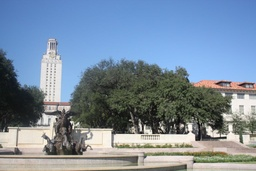
//> input picture Lec08/stitchingL.jpg, 256 x 171 px, shrunk from 1024 x 683 before the run
$ ./SIFT-skeleton   (built with g++ and OpenCV 4, older OpenCV classes emulated)
//> lines starting //> are read from the running program, lines starting //| are printed output that depends on the picture; after the words box and inside, x2 and y2 are one past the last pixel; in counts of white or black regions, pixels touching at a corner belong together
#include <opencv2/opencv.hpp>
#include <opencv2/nonfree/nonfree.hpp>
#include <iostream>
#include <vector>
#include <cmath>

#define RATIO_THR 0.4

using namespace std;
using namespace cv;

double euclidDistance(Mat& vec1, Mat& vec2);
pair<int, double> nearestNeighbor(Mat& vec, vector<KeyPoint>& keypoints, Mat& descriptors);
void findPairs(vector<KeyPoint>& keypoints1, Mat& descriptors1, vector<KeyPoint>& keypoints2, Mat& descriptors2, vector<Point2f>& srcPoints, vector<Point2f>& dstPoints, bool crossCheck, bool ratio_threshold);

int main() {

	Mat input1 = imread("stitchingL.jpg", CV_LOAD_IMAGE_COLOR);
//> input1 is the input picture: 171 rows x 256 cols, CV_8UC3; mean B, G, R 159, 140, 121.8
	Mat input2 = imread("stitchingR.jpg", CV_LOAD_IMAGE_COLOR);
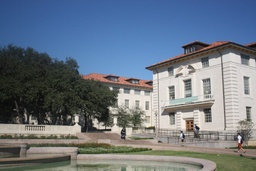
//> input picture Lec08/stitchingR.jpg, 256 x 171 px, shrunk from 1024 x 683 before the run
//> input2 is the input picture: 171 rows x 256 cols, CV_8UC3; mean B, G, R 132, 118.9, 107.8
	Mat input1_gray, input2_gray;

	if (!input1.data || !input2.data)
	{
		std::cout << "Could not open" << std::endl;
		return -1;
	}

	//resize(input1, input1, Size(input1.cols / 2, input1.rows / 2));
	//resize(input2, input2, Size(input2.cols / 2, input2.rows / 2));

	cvtColor(input1, input1_gray, CV_RGB2GRAY);
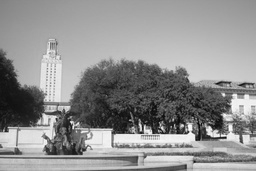
//> input1_gray: 171 rows x 256 cols, CV_8UC1; min 5, max 254, mean 143.6
	cvtColor(input2, input2_gray, CV_RGB2GRAY);
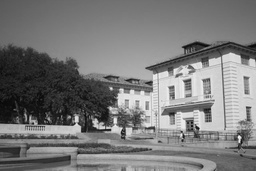
//> input2_gray: 171 rows x 256 cols, CV_8UC1; min 4, max 245, mean 121.5

	FeatureDetector* detector = new SiftFeatureDetector(
		0,		// nFeatures
		4,		// nOctaveLayers
		0.04,	// contrastThreshold
		10,		// edgeThreshold
		1.6		// sigma
	);

	DescriptorExtractor* extractor = new SiftDescriptorExtractor();

	// Create a image for displaying mathing keypoints
	Size size = input2.size();
//> size = Size(256, 171)
	Size sz = Size(size.width + input1_gray.size().width, max(size.height, input1_gray.size().height));
//> sz = Size(512, 171)
	Mat matchingImage = Mat::zeros(sz, CV_8UC3);

	input1.copyTo(matchingImage(Rect(size.width, 0, input1_gray.size().width, input1_gray.size().height)));
	input2.copyTo(matchingImage(Rect(0, 0, size.width, size.height)));
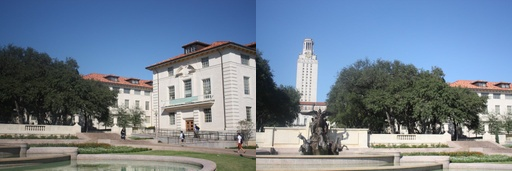
//> matchingImage: 171 rows x 512 cols, CV_8UC3; mean B, G, R 145.5, 129.4, 114.8

	// Compute keypoints and descriptor from the source image in advance
	vector<KeyPoint> keypoints1;
	Mat descriptors1;

	detector->detect(input1_gray, keypoints1);
//> keypoints1 = 438 keypoints; strongest (x, y, size): (225, 138, 1.8), (182, 125, 2.4), (71, 122, 1.9), (162, 128, 1.9)
	extractor->compute(input1_gray, keypoints1, descriptors1);
	printf("input1 : %d keypoints are found.\n", (int)keypoints1.size());
//| input1 : 438 keypoints are found.

	vector<KeyPoint> keypoints2;
	Mat descriptors2;

	// Detect keypoints
	detector->detect(input2_gray, keypoints2);
//> keypoints2 = 425 keypoints; strongest (x, y, size): (197, 128, 2.2), (111, 88, 2), (76, 118, 3.6), (115, 120, 3.2)
	extractor->compute(input2_gray, keypoints2, descriptors2);

	printf("input2 : %zd keypoints are found.\n", keypoints2.size());
//| input2 : 425 keypoints are found.

	for (int i = 0; i < keypoints1.size(); i++) {
		KeyPoint kp = keypoints1[i];
		circle(matchingImage, kp.pt, cvRound(kp.size*0.25), Scalar(255, 255, 0), 1, 8, 0);
	}
//> this loop made 438 passes
//> kp on passes 1 to 3: keypoint at (6.2, 130.8), size 2.2, keypoint at (6.4, 130.7), size 2.5, keypoint at (6.4, 130.7), size 2.5
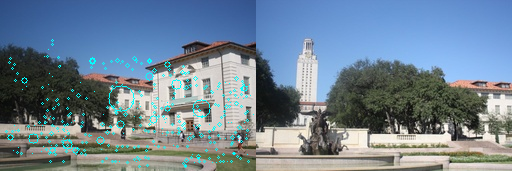
//> matchingImage: 171 rows x 512 cols, CV_8UC3; 1.8% of pixels changed, all inside (x1, y1, x2, y2) = (5, 39, 254, 168)

	for (int i = 0; i < keypoints2.size(); i++) {
		KeyPoint kp = keypoints2[i];
		circle(matchingImage, kp.pt, cvRound(kp.size*0.25), Scalar(255, 255, 0), 1, 8, 0);
	}
//> this loop made 425 passes
//> kp on passes 1 to 3: keypoint at (6.1, 122.4), size 2.3, keypoint at (8.8, 136.7), size 4, keypoint at (9.4, 46.4), size 2.3
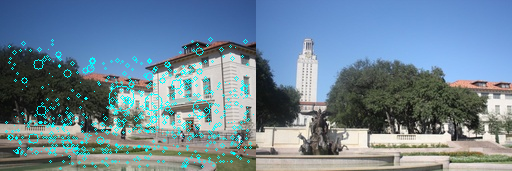
//> matchingImage: 171 rows x 512 cols, CV_8UC3; 1.75% of pixels changed, all inside (x1, y1, x2, y2) = (5, 37, 252, 170)

	// Find nearest neighbor pairs
	vector<Point2f> srcPoints;
	vector<Point2f> dstPoints;
	bool crossCheck = true;
	bool ratio_threshold = true;

	findPairs(keypoints2, descriptors2, keypoints1, descriptors1, srcPoints, dstPoints, crossCheck, ratio_threshold);
//> the loop in findPairs, `for (int i = 0; i < descriptors1.rows; ++i)` made 425 passes
//> (nn, nearest, temp) on passes 1, 2, 3, 4, 8, 13, 14, 18, 19, 20, 25, 26: (177, 0, 0.621), (182, 1, 0.917), (175, 2, 0.569), (176, 3, 0.65), (189, 7, 0.559), (192, 12, 0.402), (195, 13, 0.571), (204, 17, 0.312), (54, 18, 0.996), (198, 19, 0.945), (208, 24, 0.45), (193, 25, 0.238)
//> (nn, nearest) on passes 5, 6, 7, 9, 10, 11: (180, 0), (224, 38), (367, 166), (182, 1), (344, 124), (79, 207)
//> after the loop in findPairs, `for (int i = 0; i < descriptors1.rows; ++i)`: srcPoints = 48 Points (x, y), first 12: [21.61, 150.6], [25.36, 48.61], [29.48, 141.3], [29.48, 141.3], [30.4, 120.6], [31.14, 149.2], [35.14, 114.9], [44.15, 58.91], [48.64, 118.9], [50.17, 106.8], [58.47, 136], [58.88, 114.7]; dstPoints = 48 Points (x, y), first 12: [139.4, 159.4], [136.5, 61.7], [146.5, 150.3], [146.5, 150.3], [145, 130.3], [147.9, 157.6], [149, 123.8], [154.5, 70.34], [161.9, 127.9], [163.3, 116.1], [173.1, 145], [171.8, 123.6]
	printf("%zd keypoints are matched.\n", srcPoints.size());
//| 48 keypoints are matched.

	// Draw line between nearest neighbor pairs
	for (int i = 0; i < (int)srcPoints.size(); ++i) {
		Point2f pt1 = srcPoints[i];
		Point2f pt2 = dstPoints[i];
		Point2f from = pt1;
		Point2f to = Point(size.width + pt2.x, pt2.y);
		line(matchingImage, from, to, Scalar(0, 0, 255));
	}
//> this loop made 48 passes
//> (pt2, from, to) on passes 1 to 11: (Point(139.4, 159.4), Point(21.61, 150.6), Point(395, 159)), (Point(136.5, 61.7), Point(25.36, 48.61), Point(392, 61)), (Point(146.5, 150.3), Point(29.48, 141.3), Point(402, 150)), (Point(146.5, 150.3), Point(29.48, 141.3), Point(402, 150)), (Point(145, 130.3), Point(30.4, 120.6), Point(400, 130)), (Point(147.9, 157.6), Point(31.14, 149.2), Point(403, 157)), (Point(149, 123.8), Point(35.14, 114.9), Point(404, 123)), (Point(154.5, 70.34), Point(44.15, 58.91), Point(410, 70)), (Point(161.9, 127.9), Point(48.64, 118.9), Point(417, 127)), (Point(163.3, 116.1), Point(50.17, 106.8), Point(419, 116)), (Point(173.1, 145), Point(58.47, 136), Point(429, 144))
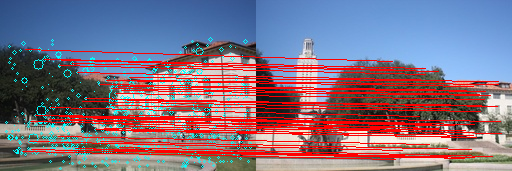
//> matchingImage: 171 rows x 512 cols, CV_8UC3; 15.59% of pixels changed, all inside (x1, y1, x2, y2) = (22, 49, 502, 160)

	// Display mathing image
	namedWindow("Matching");
	imshow("Matching", matchingImage);

	waitKey(0);

	return 0;
}

//Calculate euclid distance
double euclidDistance(Mat& vec1, Mat& vec2) {
	double sum = 0.0;
	int dim = vec1.cols;
	for (int i = 0; i < dim; i++) {
		sum += (vec1.at<float>(0, i) - vec2.at<float>(0, i)) * (vec1.at<float>(0, i) - vec2.at<float>(0, i));
	}

	return sqrt(sum);
}

//Find the index of nearest neighbor point from keypoints.
pair<int, double> nearestNeighbor(Mat& vec, vector<KeyPoint>& keypoints, Mat& descriptors) {
	int firstNeighbor = -1;
	int secondNeighbor = -1;
	double firstMinDist = 1e6;
	double secondMinDist = 1e6;

	for (int i = 0; i < descriptors.rows; i++) {
		Mat v = descriptors.row(i);  // each row of descriptor
		double dist = euclidDistance(vec, v);

		if (dist < firstMinDist) {
			secondMinDist = firstMinDist;
			secondNeighbor = firstNeighbor;

			firstMinDist = dist;
			firstNeighbor = i;
		}
		else if (dist < secondMinDist) {
			secondMinDist = dist;
			secondNeighbor = i;
		}
	}

	double temp = firstMinDist / secondMinDist;
	return make_pair(firstNeighbor, temp);
}

void findPairs(vector<KeyPoint>& keypoints1, Mat& descriptors1, vector<KeyPoint>& keypoints2, Mat& descriptors2, vector<Point2f>& srcPoints, vector<Point2f>& dstPoints, bool crossCheck, bool ratio_threshold)
{
	for (int i = 0; i < descriptors1.rows; ++i) {

		Mat descriptor = descriptors1.row(i);
		int nn = nearestNeighbor(descriptor, keypoints2, descriptors2).first;

		if (crossCheck) {
			Mat descriptor2_nn = descriptors2.row(nn);
			int nearest = nearestNeighbor(descriptor2_nn, keypoints1, descriptors1).first;
			if (i != nearest) continue;
		}

		if (ratio_threshold) {
			double temp = nearestNeighbor(descriptor, keypoints2, descriptors2).second;
			if (temp > RATIO_THR) continue;
		}

		srcPoints.push_back(keypoints1[i].pt);
		dstPoints.push_back(keypoints2[nn].pt);
	}
}
